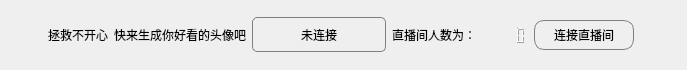
       <widget class="QWidget" name="topBar" native="true">
        <property name="minimumSize">
         <size>
          <width>0</width>
          <height>60</height>
         </size>
        </property>
        <property name="maximumSize">
         <size>
          <width>16777215</width>
          <height>70</height>
         </size>
        </property>
        <property name="styleSheet">
         <string notr="true">#topBar{
background-color: qlineargradient(spread:pad, x1:0, y1:0, x2:1, y2:0, stop:0 rgba(50, 197, 203, 255), stop:1 rgba(57, 232, 156, 255));
border-top-left-radius: 20px;
border-top-right-radius: 20px;
}</string>
        </property>
        <layout class="QHBoxLayout" name="horizontalLayout_3">
         <property name="leftMargin">
          <number>0</number>
         </property>
         <property name="topMargin">
          <number>0</number>
         </property>
         <property name="rightMargin">
          <number>0</number>
         </property>
         <property name="bottomMargin">
          <number>0</number>
         </property>
         <item>
          <layout class="QHBoxLayout" name="horizontalLayout">
           <property name="leftMargin">
            <number>12</number>
           </property>
           <property name="rightMargin">
            <number>13</number>
           </property>
           <item>
            <widget class="QWidget" name="roomInfo" native="true">
             <property name="styleSheet">
              <string notr="true">background-color: transparent;</string>
             </property>
             <layout class="QHBoxLayout" name="horizontalLayout_5">
              <property name="leftMargin">
               <number>0</number>
              </property>
              <property name="topMargin">
               <number>0</number>
              </property>
              <property name="rightMargin">
               <number>0</number>
              </property>
              <property name="bottomMargin">
               <number>0</number>
              </property>
              <item>
               <layout class="QHBoxLayout" name="horizontalLayout_4">
                <item>
                 <widget class="QLabel" name="avaImg">
                  <property name="minimumSize">
                   <size>
                    <width>30</width>
                    <height>30</height>
                   </size>
                  </property>
                  <property name="maximumSize">
                   <size>
                    <width>30</width>
                    <height>30</height>
                   </size>
                  </property>
                  <property name="styleSheet">
                   <string notr="true">#avaImg {
	border-image: url(:/images/images/ava.jpg);
             border-radius: 10px;
}</string>
                  </property>
                  <property name="text">
                   <string/>
                  </property>
                  <property name="scaledContents">
                   <bool>true</bool>
                  </property>
                  <property name="alignment">
                   <set>Qt::AlignRight|Qt::AlignTrailing|Qt::AlignVCenter</set>
                  </property>
                 </widget>
                </item>
                <item>
                 <widget class="QLabel" name="nickname">
                  <property name="maximumSize">
                   <size>
                    <width>115</width>
                    <height>16777215</height>
                   </size>
                  </property>
                  <property name="text">
                   <string>拯救不开心</string>
                  </property>
                  <property name="alignment">
                   <set>Qt::AlignCenter</set>
                  </property>
                 </widget>
                </item>
                <item>
                 <widget class="QLabel" name="title">
                  <property name="text">
                   <string>快来生成你好看的头像吧</string>
                  </property>
                 </widget>
                </item>
               </layout>
              </item>
             </layout>
            </widget>
           </item>
           <item>
            <widget class="QWidget" name="tips" native="true">
             <property name="styleSheet">
              <string notr="true">#tips {
background-color: transparent;
}</string>
             </property>
             <layout class="QHBoxLayout" name="horizontalLayout_6">
              <property name="leftMargin">
               <number>0</number>
              </property>
              <property name="topMargin">
               <number>0</number>
              </property>
              <property name="rightMargin">
               <number>0</number>
              </property>
              <property name="bottomMargin">
               <number>0</number>
              </property>
              <item>
               <layout class="QHBoxLayout" name="horizontalLayout_8">
                <item alignment="Qt::AlignHCenter|Qt::AlignVCenter">
                 <widget class="QLabel" name="tips_content">
                  <property name="minimumSize">
                   <size>
                    <width>134</width>
                    <height>35</height>
                   </size>
                  </property>
                  <property name="maximumSize">
                   <size>
                    <width>16777215</width>
                    <height>40</height>
                   </size>
                  </property>
                  <property name="styleSheet">
                   <string notr="true">#tips_content{
border: 1px solid gray;
border-radius: 5px;
}</string>
                  </property>
                  <property name="text">
                   <string>未连接</string>
                  </property>
                  <property name="alignment">
                   <set>Qt::AlignCenter</set>
                  </property>
                 </widget>
                </item>
               </layout>
              </item>
             </layout>
            </widget>
           </item>
           <item>
            <widget class="QWidget" name="barAction" native="true">
             <property name="styleSheet">
              <string notr="true">background-color: transparent;</string>
             </property>
             <layout class="QHBoxLayout" name="horizontalLayout_7">
              <property name="leftMargin">
               <number>0</number>
              </property>
              <property name="topMargin">
               <number>0</number>
              </property>
              <property name="rightMargin">
               <number>0</number>
              </property>
              <property name="bottomMargin">
               <number>0</number>
              </property>
              <item>
               <widget class="QWidget" name="widget_6" native="true">
                <layout class="QHBoxLayout" name="horizontalLayout_10">
                 <property name="leftMargin">
                  <number>0</number>
                 </property>
                 <property name="topMargin">
                  <number>0</number>
                 </property>
                 <property name="rightMargin">
                  <number>0</number>
                 </property>
                 <property name="bottomMargin">
                  <number>0</number>
                 </property>
                 <item>
                  <layout class="QHBoxLayout" name="horizontalLayout_9">
                   <property name="rightMargin">
                    <number>2</number>
                   </property>
                   <item alignment="Qt::AlignRight">
                    <widget class="QLabel" name="countTitle">
                     <property name="text">
                      <string>直播间人数为：</string>
                     </property>
                     <property name="alignment">
                      <set>Qt::AlignRight|Qt::AlignTrailing|Qt::AlignVCenter</set>
                     </property>
                    </widget>
                   </item>
                   <item alignment="Qt::AlignLeft">
                    <widget class="QLCDNumber" name="countNum">
                     <property name="maximumSize">
                      <size>
                       <width>46</width>
                       <height>16777215</height>
                      </size>
                     </property>
                     <property name="font">
                      <font>
                       <pointsize>13</pointsize>
                      </font>
                     </property>
                     <property name="styleSheet">
                      <string notr="true">#countNum {
background-color: transparent;
   border: none;
            color: black;
}</string>
                     </property>
                    </widget>
                   </item>
                   <item>
                    <widget class="QPushButton" name="connectButton">
                     <property name="minimumSize">
                      <size>
                       <width>100</width>
                       <height>30</height>
                      </size>
                     </property>
                     <property name="layoutDirection">
                      <enum>Qt::RightToLeft</enum>
                     </property>
                     <property name="styleSheet">
                      <string notr="true">QPushButton {

              border-radius: 10px;
border: 1px solid gray;
        }
        QPushButton:hover {
           	background-color: qlineargradient(spread:pad, x1:0, y1:0, x2:1, y2:0, stop:0 rgba(255, 214, 255, 255), stop:1 rgba(122, 217, 255, 255));
        }
        
        QPushButton:pressed {

 background-color: qlineargradient(x1:0, y1:0.5, x2:1, y2:0.5, stop:0 #459ee0, stop: 1 #995da1);
        }</string>
                     </property>
                     <property name="text">
                      <string>连接直播间</string>
                     </property>
                     <property name="icon">
                      <iconset resource="pc.qrc">
                       <normaloff>:/icons/icons/wifi-sharp-red.png</normaloff>:/icons/icons/wifi-sharp-red.png</iconset>
                     </property>
                    </widget>
                   </item>
                   <item alignment="Qt::AlignRight">
                    <widget class="QPushButton" name="closeButton">
                     <property name="styleSheet">
                      <string notr="true">QPushButton{
border: none;
}
QPushButton:hover{
padding-bottom:4px;
}</string>
                     </property>
                     <property name="text">
                      <string/>
                     </property>
                     <property name="icon">
                      <iconset resource="pc.qrc">
                       <normaloff>:/icons/icons/power-sharp.png</normaloff>:/icons/icons/power-sharp.png</iconset>
                     </property>
                    </widget>
                   </item>
                  </layout>
                 </item>
                </layout>
               </widget>
              </item>
             </layout>
            </widget>
           </item>
          </layout>
         </item>
        </layout>
       </widget>
